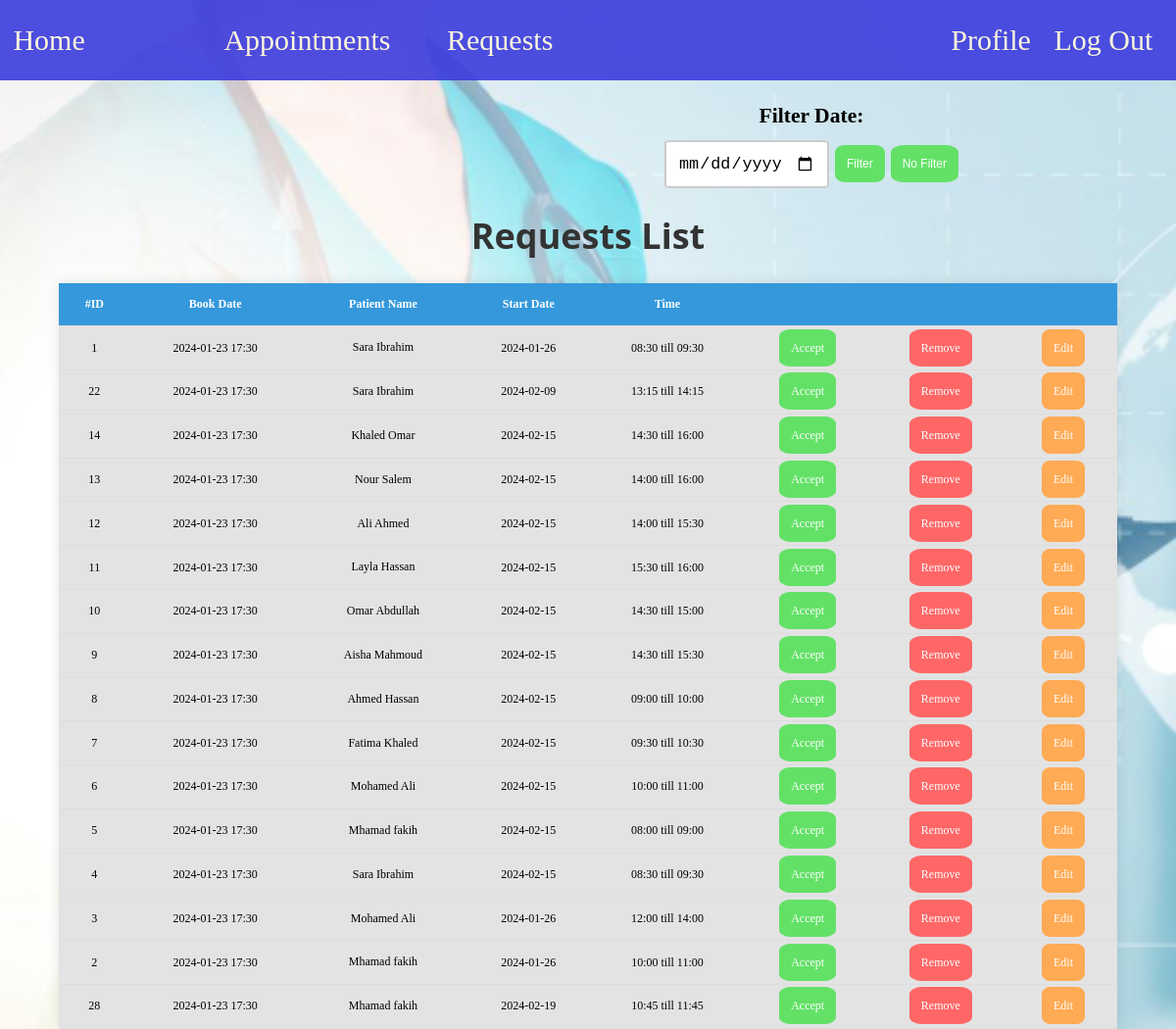
The app's page /secretary/requests.php (signed in) with its own data.
### tables this page shows
CREATE TABLE IF NOT EXISTS `appointment` (
    `id` INT NOT NULL AUTO_INCREMENT,
    `doctor_id` INT NOT NULL,
    `patient_id` INT NOT NULL,
    `department_id` INT NOT NULL,
    `start_date` DATETIME NOT NULL,
    `end_date` DATETIME NOT NULL,
    `status` VARCHAR(30) NOT NULL DEFAULT 'pending',
    `book_date` DATETIME NOT NULL DEFAULT CURRENT_TIMESTAMP,
    `bill` FLOAT NOT NULL DEFAULT 0,
    `payed` FLOAT NOT NULL DEFAULT 0,
    PRIMARY KEY (`id`),
    FOREIGN KEY (`doctor_id`) REFERENCES `doctor`(`id`) ON DELETE RESTRICT ON UPDATE CASCADE,
    FOREIGN KEY (`patient_id`) REFERENCES `patient`(`id`) ON DELETE RESTRICT ON UPDATE CASCADE,
    FOREIGN KEY (`department_id`) REFERENCES `department`(`id`) ON DELETE RESTRICT ON UPDATE NO ACTION
);

CREATE TABLE IF NOT EXISTS `patient` (
    `id` INT NOT NULL AUTO_INCREMENT,
    `email` VARCHAR(30) NOT NULL,
    `password` VARCHAR(255) NOT NULL,
    `first_name` VARCHAR(30) NOT NULL,
    `last_name` VARCHAR(30) NOT NULL,
    `age` INT NOT NULL,
    `gender` CHAR(1) NOT NULL,
    `phone` VARCHAR(30) NULL,
    `role` VARCHAR(30) NOT NULL DEFAULT 'patient',
    `pp` VARCHAR(255) NOT NULL DEFAULT 'default.png',
    PRIMARY KEY (`id`),
    UNIQUE (`email`)
);

### includes/functions.php (called while the page is built, shortened)
<?php
    function get_requests($dbc,$doctor_id,$filter_date){
        if(!$filter_date){
        $query = "SELECT app.*,pt.email,pt.first_name,pt.last_name,pt.phone
                FROM appointment app
                JOIN patient pt ON app.patient_id = pt.id
                WHERE (app.status = 'pending' OR app.status = 'queued') AND app.doctor_id = ?
                ORDER BY app.book_date ASC";
        $stmt = $dbc->prepare($query);
        $stmt->bind_param("i",$doctor_id);
        }
        $stmt->execute();
        $requests = $stmt->get_result();
        $result = [];
        while($row = $requests->fetch_assoc())
            $result[] = $row;
        return $result;
    }
?>

### secretary/requests.php (the view, shortened to what this page needs)
<?php
    include "../includes/header.php";
?>
<link href="../static/css/requests.css" rel="stylesheet" type="text/css">
<body style="background-image: url('../static/media/light_blue_bck_img.avif'); background-size: cover; background-repeat: no-repeat;">
<?php
    if($_SERVER['REQUEST_METHOD'] == 'GET'  && !isset($_SESSION['filter_date'])){
        $dbc = connectServer('localhost','root','',0);
        $requests = get_requests($dbc,$_SESSION['doctor_id'],NULL);
        echo '<div class="filter-container">
        <div class="date"></div>
        <div>
            <form method="post" action="requests.php">
                <label for="filter_date">Filter Date: </label>
                <div class="row">
                <input type="date" name="filter_date" id="filter_date" class="filter">
                <input type="submit" value="Filter" class="accept submit">
                <input type="submit" value="No Filter" class="accept cancel" name="no_filter">
                </div>
            </form>
        </div>
        </div>';
    }
    if(count($requests) == 0 ){
        echo '<div class="container">
            <div class="message">
                <p>There is no pending requests till now 📅.</p>
            </div></div>';
    }
    else{
        echo ' <div class="container"><h1>Requests List</h1>
        <table>
            <thead>
                <tr>
                    <th>#ID</th>
                    <th>Book Date</th>
                    <th>Patient Name</th>
                    <th>Start Date</th>
                    <th>Time</th>
                    <th></th>
                    <th></th>
                    <th></th>
                </tr>
            </thead>
            <tbody>';
            foreach($requests as $request){
                $request['start_date'] = new DateTime($request['start_date']);
                $start_date = $request['start_date']->format('Y-m-d');
                $start_hour = $request['start_date']->format('H:i');
                $end_hour = (new DateTime($request['end_date']))->format('H:i');
                $request['book_date'] = (new DateTime($request['book_date']))->format('Y-m-d H:i');
                echo '<tr class="'.$request['status'].'">
                <td>'.$request['id'].'</td>
                <td>'.$request['book_date'].'</td>
                <td><a href="../includes/profile.php?id='.$request['patient_id'].'&role=patient'.'">'.$request['first_name']." ".$request['last_name'].'</a>
                <br>'.$request['phone'].'
                </td>';
                if(!isset($_GET['edit']) || (isset($_GET['edit']) && $_GET['edit']!=$request['id'])){
                    echo '<td>'.$start_date.'</td>
                    <td>'.$start_hour.' till '.$end_hour.'</td>';
                }
                echo '<td>';
                if($request['status'] == 'pending')
                    echo '<a class="accept" href="http://localhost/Clinic-Management-System/secretary/accept_appointment.php?app_id='.$request['id'].'">Accept</a></td>';
                else
                    echo 'Queued</td>';
                echo '<td><a class="remove" href="http://localhost/Clinic-Management-System/includes/cancel_appointment.php?
                patient_id='.$request['patient_id'].'&app_id='.$request['id'].'">Remove</a></td>';
                if(isset($_GET['edit']) &&  $_GET['edit']==$request['id']){
                    echo '<td><input type="submit" value="Save" class="edit save"></td></form>';
                }
                else{
                echo '<td><a class="edit" href="http://localhost/Clinic-Management-System/secretary/requests.php?edit='.$request['id'].'">Edit</a>
                </td>';
                }
                echo '</tr>';
            }
            echo '</tbody>
        </table></div>';
    }
?>
</body>

### static/css/header.css (style rules this page uses)
* { margin: 0; padding: 0; box-sizing: border-box; }
body { background-color: #f4f4f4; }

### static/css/requests.css (style rules this page uses)
.container { display: flex; flex-direction: column; align-items: center; justify-content: center; width: 100vw; }
h1 { font-family:'Segoe UI', Tahoma, Geneva, Verdana, sans-serif; font-size: 3vw; text-align: center; color: #333; padding-bottom: 2vw; }
table { font-size: 1vw; width: 90vw; border-collapse: collapse; box-shadow: 0 0 1vw rgba(0, 0, 0, 0.1); background-color: #fff; }
th, td { padding: 1.2vw; text-align: center; border-bottom: 0.1vw solid #ddd; }
td a { text-decoration: none; color: black; padding: 0.1vw; }
th { background-color: #3498db; color: #fff; }
.accept { text-decoration: none; font-size: 1vw; background-color: #63e167; color: #fff; padding: 1vw 1vw; border: none; border-radius: 20%; cursor: pointer; font-size: 1vw; }
.edit { text-decoration: none; font-size: 1vw; background-color: #ffaa54; color: #fff; padding: 1vw 1vw; border: none; border-radius: 20%; cursor: pointer; font-size: 1vw; }
.remove { text-decoration: none; font-size: 1vw; background-color: #ff6767; color: #fff; padding: 1vw 1vw; border: none; border-radius: 20%; cursor: pointer; font-size: 1vw; }
.filter-container { padding: 2vw; display: flex; align-items: center; justify-content: space-around; }
.filter-container label { font-size: 1.8vw; font-weight: bold; }
.filter { border: 0.2vw solid rgb(203, 203, 203); border-radius: 5%; padding: 1vw; width: 14vw; font-size: 1.4vw; }
.row { padding-top: 1vw; width: 25vw; display: flex; align-items: center; justify-content: space-between; }
.filter-container form { width: 30vw; display: flex; flex-direction: column; align-items: center; justify-content: center; }
.pending { background-color: rgb(227, 227, 227); }

### records on screen
appointment: id "1", book_date "2024-01-23 17:30", patient.first_name "Sara", patient.last_name "Ibrahim", start_date "2024-01-26", start_hour "08:30", end_date "09:30"
appointment: id "22", book_date "2024-01-23 17:30", patient.first_name "Sara", patient.last_name "Ibrahim", start_date "2024-02-09", start_hour "13:15", end_date "14:15"
appointment: id "14", book_date "2024-01-23 17:30", patient.first_name "Khaled", patient.last_name "Omar", start_date "2024-02-15", start_hour "14:30", end_date "16:00"
appointment: id "13", book_date "2024-01-23 17:30", patient.first_name "Nour", patient.last_name "Salem", start_date "2024-02-15", start_hour "14:00", end_date "16:00"
appointment: id "12", book_date "2024-01-23 17:30", patient.first_name "Ali", patient.last_name "Ahmed", start_date "2024-02-15", start_hour "14:00", end_date "15:30"
appointment: id "11", book_date "2024-01-23 17:30", patient.first_name "Layla", patient.last_name "Hassan", start_date "2024-02-15", start_hour "15:30", end_date "16:00"
appointment: id "10", book_date "2024-01-23 17:30", patient.first_name "Omar", patient.last_name "Abdullah", start_date "2024-02-15", start_hour "14:30", end_date "15:00"
appointment: id "9", book_date "2024-01-23 17:30", patient.first_name "Aisha", patient.last_name "Mahmoud", start_date "2024-02-15", start_hour "14:30", end_date "15:30"
appointment: id "8", book_date "2024-01-23 17:30", patient.first_name "Ahmed", patient.last_name "Hassan", start_date "2024-02-15", start_hour "09:00", end_date "10:00"
appointment: id "7", book_date "2024-01-23 17:30", patient.first_name "Fatima", patient.last_name "Khaled", start_date "2024-02-15", start_hour "09:30", end_date "10:30"
appointment: id "6", book_date "2024-01-23 17:30", patient.first_name "Mohamed", patient.last_name "Ali", start_date "2024-02-15", start_hour "10:00", end_date "11:00"
appointment: id "5", book_date "2024-01-23 17:30", patient.first_name "Mhamad", patient.last_name "fakih", start_date "2024-02-15", start_hour "08:00", end_date "09:00"
appointment: id "4", book_date "2024-01-23 17:30", patient.first_name "Sara", patient.last_name "Ibrahim", start_date "2024-02-15", start_hour "08:30", end_date "09:30"
appointment: id "3", book_date "2024-01-23 17:30", patient.first_name "Mohamed", patient.last_name "Ali", start_date "2024-01-26", start_hour "12:00", end_date "14:00"
appointment: id "2", book_date "2024-01-23 17:30", patient.first_name "Mhamad", patient.last_name "fakih", start_date "2024-01-26", start_hour "10:00", end_date "11:00"
appointment: id "28", book_date "2024-01-23 17:30", patient.first_name "Mhamad", patient.last_name "fakih", start_date "2024-02-19", start_hour "10:45", end_date "11:45"
